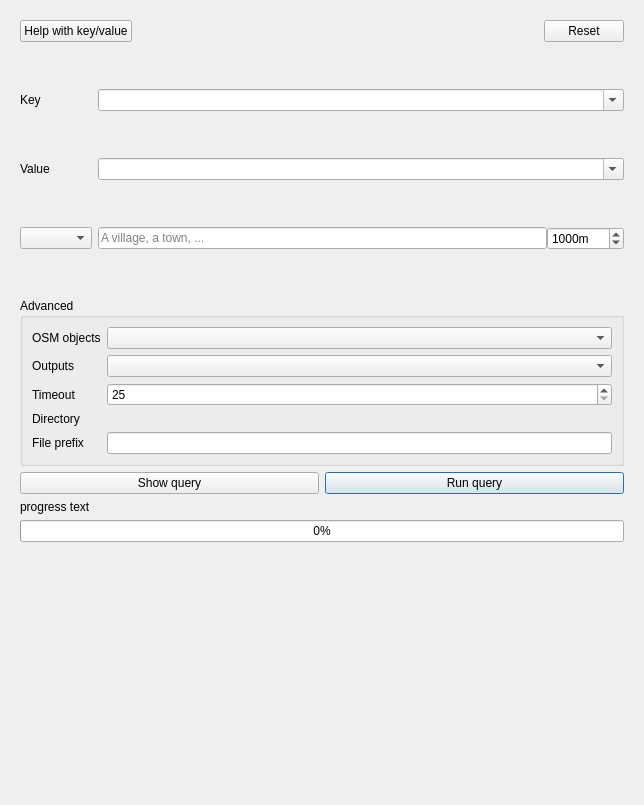
<?xml version="1.0" encoding="UTF-8"?>
<ui version="4.0">
 <class>ui_quick_query</class>
 <widget class="QWidget" name="ui_quick_query">
  <property name="geometry">
   <rect>
    <x>0</x>
    <y>0</y>
    <width>644</width>
    <height>805</height>
   </rect>
  </property>
  <property name="windowTitle">
   <string>QuickOSM - Quick query</string>
  </property>
  <layout class="QVBoxLayout" name="verticalLayout_3">
   <item>
    <widget class="QScrollArea" name="scrollArea">
     <property name="frameShape">
      <enum>QFrame::NoFrame</enum>
     </property>
     <property name="frameShadow">
      <enum>QFrame::Plain</enum>
     </property>
     <property name="widgetResizable">
      <bool>true</bool>
     </property>
     <widget class="QWidget" name="scrollAreaWidgetContents">
      <property name="geometry">
       <rect>
        <x>0</x>
        <y>0</y>
        <width>626</width>
        <height>787</height>
       </rect>
      </property>
      <layout class="QVBoxLayout" name="verticalLayout">
       <item>
        <layout class="QHBoxLayout" name="horizontalLayout_4">
         <item>
          <widget class="QPushButton" name="pushButton_mapFeatures">
           <property name="text">
            <string>Help with key/value</string>
           </property>
          </widget>
         </item>
         <item>
          <spacer name="horizontalSpacer">
           <property name="orientation">
            <enum>Qt::Horizontal</enum>
           </property>
           <property name="sizeHint" stdset="0">
            <size>
             <width>40</width>
             <height>20</height>
            </size>
           </property>
          </spacer>
         </item>
         <item>
          <widget class="QDialogButtonBox" name="buttonBox">
           <property name="sizePolicy">
            <sizepolicy hsizetype="Maximum" vsizetype="Fixed">
             <horstretch>0</horstretch>
             <verstretch>0</verstretch>
            </sizepolicy>
           </property>
           <property name="standardButtons">
            <set>QDialogButtonBox::Reset</set>
           </property>
          </widget>
         </item>
        </layout>
       </item>
       <item>
        <layout class="QFormLayout" name="formLayout">
         <item row="0" column="0">
          <widget class="QLabel" name="label">
           <property name="toolTip">
            <string>An OSM key to fetch. If empty, all keys will be fetched.</string>
           </property>
           <property name="text">
            <string>Key</string>
           </property>
          </widget>
         </item>
         <item row="0" column="1">
          <widget class="QComboBox" name="comboBox_key">
           <property name="sizePolicy">
            <sizepolicy hsizetype="Expanding" vsizetype="Fixed">
             <horstretch>0</horstretch>
             <verstretch>0</verstretch>
            </sizepolicy>
           </property>
           <property name="toolTip">
            <string>An OSM key to fetch. If empty, all keys will be fetched.</string>
           </property>
           <property name="editable">
            <bool>true</bool>
           </property>
           <property name="sizeAdjustPolicy">
            <enum>QComboBox::AdjustToContents</enum>
           </property>
          </widget>
         </item>
         <item row="1" column="0">
          <widget class="QLabel" name="label_2">
           <property name="toolTip">
            <string>An OSM value to fetch. If empty, all values will be fetched.</string>
           </property>
           <property name="text">
            <string>Value</string>
           </property>
          </widget>
         </item>
         <item row="1" column="1">
          <widget class="QComboBox" name="comboBox_value">
           <property name="sizePolicy">
            <sizepolicy hsizetype="Expanding" vsizetype="Fixed">
             <horstretch>0</horstretch>
             <verstretch>0</verstretch>
            </sizepolicy>
           </property>
           <property name="toolTip">
            <string>An OSM value to fetch. If empty, all values will be fetched.</string>
           </property>
           <property name="editable">
            <bool>true</bool>
           </property>
           <property name="sizeAdjustPolicy">
            <enum>QComboBox::AdjustToContents</enum>
           </property>
          </widget>
         </item>
         <item row="2" column="0">
          <widget class="QComboBox" name="cb_query_type">
           <property name="toolTip">
            <string>The spatial extent to use for the query.</string>
           </property>
          </widget>
         </item>
         <item row="2" column="1">
          <widget class="QStackedWidget" name="stacked_query_type">
           <property name="lineWidth">
            <number>0</number>
           </property>
           <property name="currentIndex">
            <number>0</number>
           </property>
           <widget class="QWidget" name="nominatim">
            <layout class="QHBoxLayout" name="horizontalLayout_6">
             <property name="spacing">
              <number>0</number>
             </property>
             <property name="leftMargin">
              <number>0</number>
             </property>
             <property name="topMargin">
              <number>0</number>
             </property>
             <property name="rightMargin">
              <number>0</number>
             </property>
             <property name="bottomMargin">
              <number>0</number>
             </property>
             <item>
              <widget class="QLineEdit" name="lineEdit_nominatim">
               <property name="placeholderText">
                <string>A village, a town, ...</string>
               </property>
              </widget>
             </item>
             <item>
              <widget class="QSpinBox" name="spinBox_distance_point">
               <property name="suffix">
                <string>m</string>
               </property>
               <property name="prefix">
                <string/>
               </property>
               <property name="minimum">
                <number>1</number>
               </property>
               <property name="maximum">
                <number>999999999</number>
               </property>
               <property name="singleStep">
                <number>100</number>
               </property>
               <property name="value">
                <number>1000</number>
               </property>
              </widget>
             </item>
            </layout>
           </widget>
           <widget class="QWidget" name="layerExtent">
            <layout class="QHBoxLayout" name="horizontalLayout_7">
             <property name="spacing">
              <number>0</number>
             </property>
             <property name="leftMargin">
              <number>0</number>
             </property>
             <property name="topMargin">
              <number>0</number>
             </property>
             <property name="rightMargin">
              <number>0</number>
             </property>
             <property name="bottomMargin">
              <number>0</number>
             </property>
             <item>
              <widget class="QgsMapLayerComboBox" name="comboBox_extentLayer">
               <property name="sizePolicy">
                <sizepolicy hsizetype="Expanding" vsizetype="Expanding">
                 <horstretch>0</horstretch>
                 <verstretch>0</verstretch>
                </sizepolicy>
               </property>
              </widget>
             </item>
            </layout>
           </widget>
           <widget class="QWidget" name="nothingDisplayed"/>
          </widget>
         </item>
        </layout>
       </item>
       <item>
        <widget class="QgsCollapsibleGroupBox" name="advanced">
         <property name="title">
          <string>Advanced</string>
         </property>
         <property name="checked">
          <bool>false</bool>
         </property>
         <layout class="QVBoxLayout" name="verticalLayout_2">
          <item>
           <layout class="QFormLayout" name="formLayout_2">
            <item row="2" column="0">
             <widget class="QLabel" name="label_5">
              <property name="text">
               <string>Timeout</string>
              </property>
             </widget>
            </item>
            <item row="2" column="1">
             <widget class="QSpinBox" name="spinBox_timeout">
              <property name="buttonSymbols">
               <enum>QAbstractSpinBox::UpDownArrows</enum>
              </property>
              <property name="minimum">
               <number>25</number>
              </property>
              <property name="maximum">
               <number>2000</number>
              </property>
              <property name="singleStep">
               <number>25</number>
              </property>
             </widget>
            </item>
            <item row="3" column="0">
             <widget class="QLabel" name="label_4">
              <property name="text">
               <string>Directory</string>
              </property>
             </widget>
            </item>
            <item row="3" column="1">
             <widget class="QgsFileWidget" name="output_directory"/>
            </item>
            <item row="4" column="0">
             <widget class="QLabel" name="label_6">
              <property name="text">
               <string>File prefix</string>
              </property>
             </widget>
            </item>
            <item row="4" column="1">
             <widget class="QLineEdit" name="lineEdit_filePrefix"/>
            </item>
            <item row="0" column="0">
             <widget class="QLabel" name="label_3">
              <property name="text">
               <string>OSM objects</string>
              </property>
             </widget>
            </item>
            <item row="1" column="0">
             <widget class="QLabel" name="label_13">
              <property name="text">
               <string>Outputs</string>
              </property>
             </widget>
            </item>
            <item row="1" column="1">
             <widget class="CheckableOutputsComboBox" name="comboBox_outputs"/>
            </item>
            <item row="0" column="1">
             <widget class="CheckableOsmObjectsComboBox" name="comboBox_osm_objects"/>
            </item>
           </layout>
          </item>
         </layout>
        </widget>
       </item>
       <item>
        <layout class="QHBoxLayout" name="horizontalLayout_2">
         <property name="sizeConstraint">
          <enum>QLayout::SetMinimumSize</enum>
         </property>
         <item>
          <widget class="QPushButton" name="pushButton_showQuery">
           <property name="text">
            <string>Show query</string>
           </property>
          </widget>
         </item>
         <item>
          <widget class="QPushButton" name="pushButton_runQuery">
           <property name="text">
            <string>Run query</string>
           </property>
           <property name="default">
            <bool>true</bool>
           </property>
          </widget>
         </item>
        </layout>
       </item>
       <item>
        <widget class="QLabel" name="label_progress">
         <property name="sizePolicy">
          <sizepolicy hsizetype="Maximum" vsizetype="Preferred">
           <horstretch>0</horstretch>
           <verstretch>0</verstretch>
          </sizepolicy>
         </property>
         <property name="text">
          <string notr="true">progress text</string>
         </property>
        </widget>
       </item>
       <item>
        <widget class="QProgressBar" name="progressBar_execution">
         <property name="value">
          <number>0</number>
         </property>
        </widget>
       </item>
       <item>
        <spacer name="verticalSpacer">
         <property name="orientation">
          <enum>Qt::Vertical</enum>
         </property>
         <property name="sizeHint" stdset="0">
          <size>
           <width>20</width>
           <height>40</height>
          </size>
         </property>
        </spacer>
       </item>
      </layout>
     </widget>
    </widget>
   </item>
  </layout>
 </widget>
 <customwidgets>
  <customwidget>
   <class>QgsCollapsibleGroupBox</class>
   <extends>QGroupBox</extends>
   <header>qgscollapsiblegroupbox.h</header>
   <container>1</container>
  </customwidget>
  <customwidget>
   <class>QgsFileWidget</class>
   <extends>QWidget</extends>
   <header>qgsfilewidget.h</header>
   <container>1</container>
  </customwidget>
  <customwidget>
   <class>QgsMapLayerComboBox</class>
   <extends>QComboBox</extends>
   <header>qgsmaplayercombobox.h</header>
  </customwidget>
  <customwidget>
   <class>CheckableOsmObjectsComboBox</class>
   <extends>QComboBox</extends>
   <header>QuickOSM.ui.custom_widgets</header>
  </customwidget>
  <customwidget>
   <class>CheckableOutputsComboBox</class>
   <extends>QComboBox</extends>
   <header>QuickOSM.ui.custom_widgets</header>
  </customwidget>
 </customwidgets>
 <tabstops>
  <tabstop>scrollArea</tabstop>
  <tabstop>pushButton_mapFeatures</tabstop>
  <tabstop>comboBox_key</tabstop>
  <tabstop>comboBox_value</tabstop>
  <tabstop>cb_query_type</tabstop>
  <tabstop>lineEdit_nominatim</tabstop>
  <tabstop>spinBox_distance_point</tabstop>
  <tabstop>advanced</tabstop>
  <tabstop>comboBox_osm_objects</tabstop>
  <tabstop>comboBox_outputs</tabstop>
  <tabstop>spinBox_timeout</tabstop>
  <tabstop>lineEdit_filePrefix</tabstop>
  <tabstop>pushButton_showQuery</tabstop>
  <tabstop>pushButton_runQuery</tabstop>
  <tabstop>comboBox_extentLayer</tabstop>
 </tabstops>
 <resources/>
 <connections/>
</ui>
